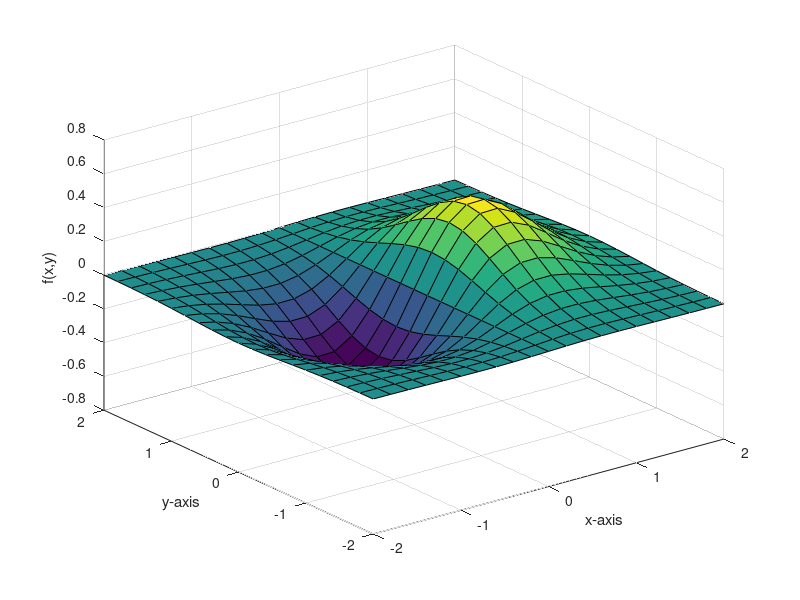
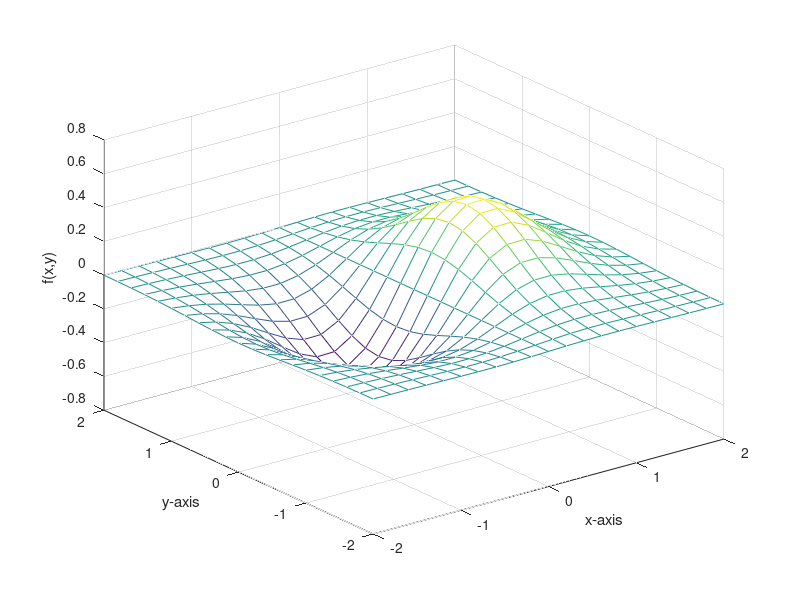
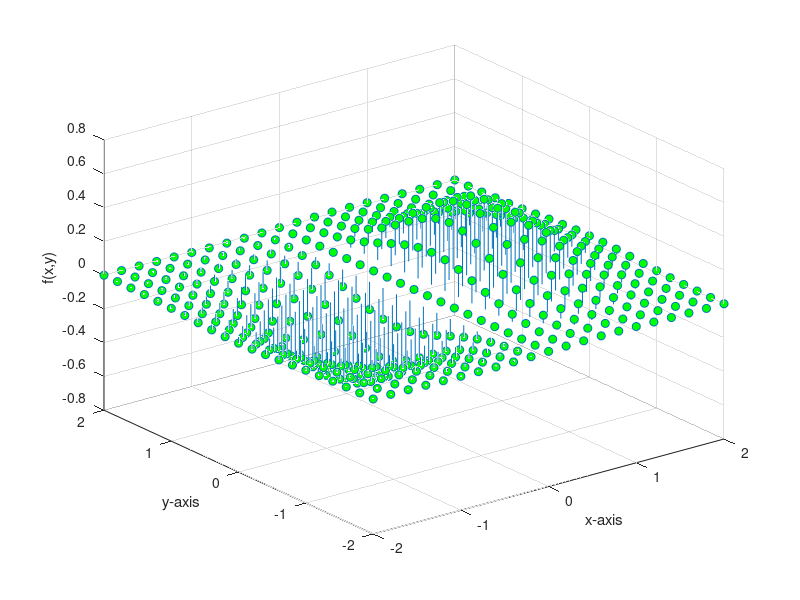
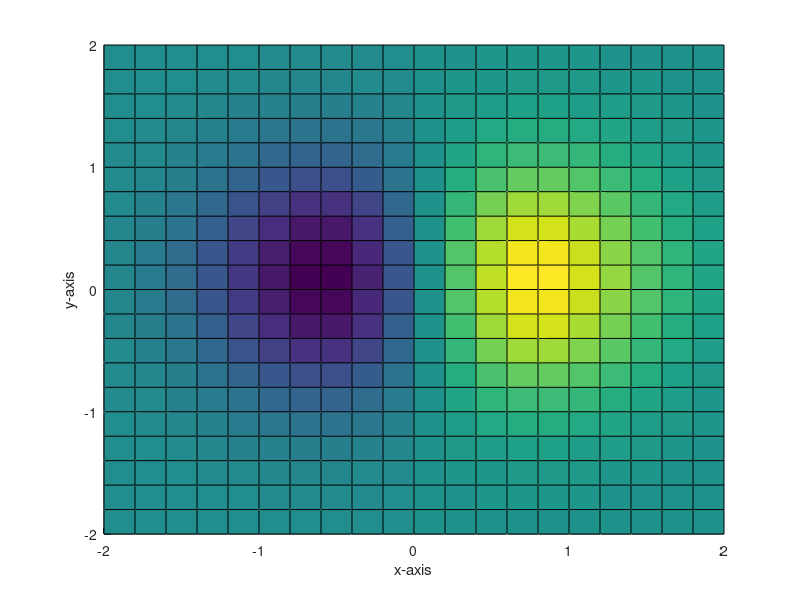

MATLAB code for these plots, in order:
% define your function f
f = @(x,y) x.*exp(-x.^2 - y.^2);

[X,Y] = meshgrid(-2:.2:2);
Z = f(X,Y);

figure
surf(X,Y,Z)
xlabel('x-axis')
ylabel('y-axis')
zlabel('f(x,y)')

figure
mesh(X,Y,Z)
xlabel('x-axis')
ylabel('y-axis')
zlabel('f(x,y)')

figure
stem3(X,Y,Z,'MarkerFaceColor','g')
xlabel('x-axis')
ylabel('y-axis')
zlabel('f(x,y)')

figure
surface(X,Y,Z)
xlabel('x-axis')
ylabel('y-axis')

% contour and gradient field
figure
contour(X,Y,Z)
xlabel('x-axis')
ylabel('y-axis')
hold on

% uses central differences to compute gradient
[DX,DY] = gradient(Z,.2,.2); quiver(X,Y,DX,DY)
hold off
